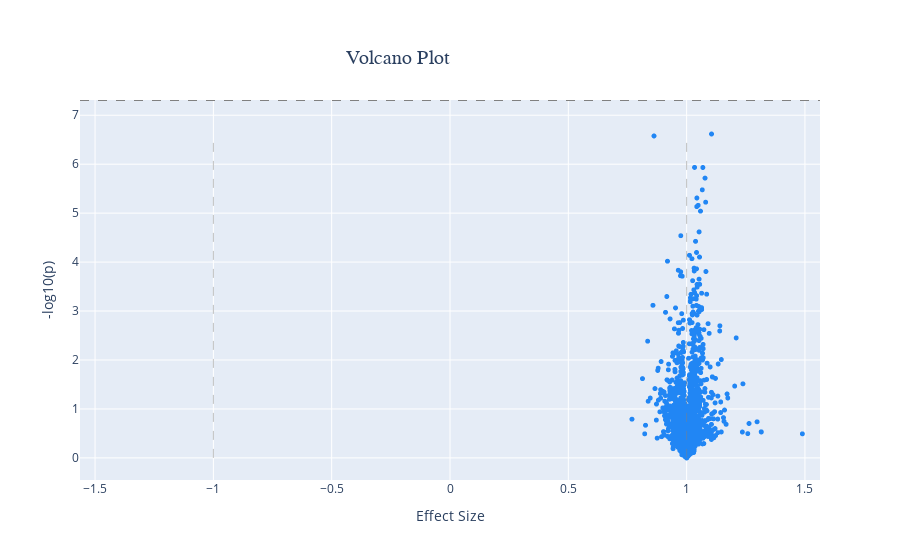

The cell this chart's notebook holds for it:
### Code cell
dash_bio.VolcanoPlot(
    dataframe=d['pancreaticcancer'].reset_index(),
    effect_size='L2F',
    p='pvalue',
    snp = 'uniprot',
    gene=None,
    logp=True)

### Figure 1 — Plotly figure (JSON) as saved in the notebook; plotly's stock layout.template omitted (floating-point values rounded to 4 significant figures; data arrays with more than 128 entries replaced by an {"elided": "..."} marker saying what was removed)
{"data": [{"marker": {"color": "#2186f4", "size": 5}, "mode": "markers", "name": "Dataset", "text": {"elided": "2730 str values"}, "type": "scattergl", "x": {"elided": "2730 float values"}, "y": {"elided": "2730 float values"}}], "layout": {"hovermode": "closest", "legend": {"bgcolor": "#ebf1fa", "font": {"family": "sans-serif"}, "x": 1.01, "yanchor": "top"}, "shapes": [{"line": {"color": "grey", "dash": "dash", "width": 0.5}, "name": "effect size min line", "type": "line", "x0": -1, "x1": -1, "xref": "x", "y0": 0.0002531, "y1": 6.617, "yref": "y"}, {"line": {"color": "grey", "dash": "dash", "width": 0.5}, "name": "effect size max line", "type": "line", "x0": 1, "x1": 1, "xref": "x", "y0": 0.0002531, "y1": 6.617, "yref": "y"}, {"line": {"color": "grey", "dash": "dash", "width": 1}, "name": "genomewide_line", "type": "line", "x0": -1.564, "x1": 1.564, "xref": "x", "y0": 7.301, "y1": 7.301, "yref": "y"}], "title": {"font": {"family": "sans-serif", "size": 20}, "text": "Volcano Plot", "x": 0.5, "xanchor": "right", "yanchor": "top"}, "xaxis": {"range": [-1.564, 1.564], "title": {"text": "Effect Size"}, "zeroline": false}, "yaxis": {"title": {"text": "-log10(p)"}, "zeroline": false}}}
